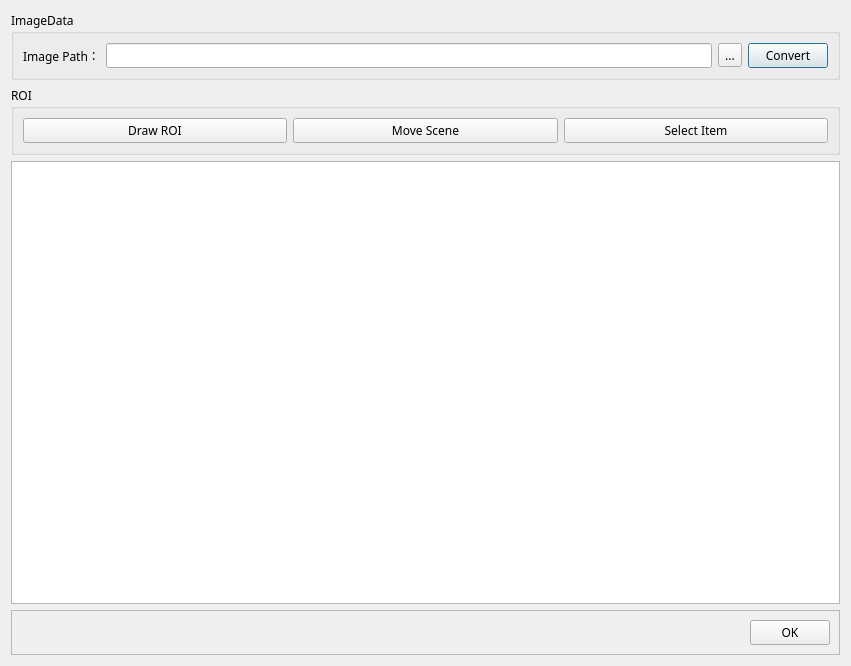
<?xml version="1.0" encoding="UTF-8"?>
<ui version="4.0">
 <class>TemplateDialog</class>
 <widget class="QDialog" name="TemplateDialog">
  <property name="windowModality">
   <enum>Qt::NonModal</enum>
  </property>
  <property name="geometry">
   <rect>
    <x>0</x>
    <y>0</y>
    <width>851</width>
    <height>666</height>
   </rect>
  </property>
  <property name="font">
   <font>
    <family>Microsoft YaHei</family>
   </font>
  </property>
  <property name="windowTitle">
   <string>TemplateDialog</string>
  </property>
  <property name="modal">
   <bool>false</bool>
  </property>
  <layout class="QGridLayout" name="gridLayout_4">
   <item row="0" column="0">
    <widget class="QGroupBox" name="groupBox">
     <property name="maximumSize">
      <size>
       <width>16777215</width>
       <height>150</height>
      </size>
     </property>
     <property name="title">
      <string>ImageData</string>
     </property>
     <layout class="QGridLayout" name="gridLayout">
      <item row="0" column="3">
       <widget class="QPushButton" name="Pb_Convert">
        <property name="text">
         <string>Convert</string>
        </property>
       </widget>
      </item>
      <item row="0" column="2">
       <widget class="QToolButton" name="Tb_Load">
        <property name="text">
         <string>...</string>
        </property>
       </widget>
      </item>
      <item row="0" column="0">
       <widget class="QLabel" name="label">
        <property name="text">
         <string>Image Path：</string>
        </property>
       </widget>
      </item>
      <item row="0" column="1">
       <widget class="QLineEdit" name="Le_FilePath"/>
      </item>
     </layout>
    </widget>
   </item>
   <item row="1" column="0">
    <widget class="QGroupBox" name="groupBox_2">
     <property name="title">
      <string>ROI</string>
     </property>
     <layout class="QGridLayout" name="gridLayout_3">
      <item row="0" column="0">
       <widget class="QPushButton" name="Pb_DrawROI">
        <property name="text">
         <string>Draw ROI</string>
        </property>
       </widget>
      </item>
      <item row="0" column="1">
       <widget class="QPushButton" name="Pb_Move">
        <property name="text">
         <string>Move Scene</string>
        </property>
       </widget>
      </item>
      <item row="0" column="2">
       <widget class="QPushButton" name="Pb_Choose">
        <property name="text">
         <string>Select Item</string>
        </property>
       </widget>
      </item>
     </layout>
    </widget>
   </item>
   <item row="2" column="0">
    <widget class="ScaleGraphicsView" name="graphicsView"/>
   </item>
   <item row="3" column="0">
    <widget class="QFrame" name="frame">
     <property name="maximumSize">
      <size>
       <width>16777215</width>
       <height>60</height>
      </size>
     </property>
     <property name="frameShape">
      <enum>QFrame::StyledPanel</enum>
     </property>
     <property name="frameShadow">
      <enum>QFrame::Raised</enum>
     </property>
     <layout class="QGridLayout" name="gridLayout_2">
      <item row="0" column="0">
       <spacer name="horizontalSpacer">
        <property name="orientation">
         <enum>Qt::Horizontal</enum>
        </property>
        <property name="sizeHint" stdset="0">
         <size>
          <width>477</width>
          <height>20</height>
         </size>
        </property>
       </spacer>
      </item>
      <item row="0" column="1">
       <widget class="QPushButton" name="Pb_OK">
        <property name="text">
         <string>OK</string>
        </property>
       </widget>
      </item>
     </layout>
    </widget>
   </item>
  </layout>
 </widget>
 <customwidgets>
  <customwidget>
   <class>ScaleGraphicsView</class>
   <extends>QGraphicsView</extends>
   <header>scalegraphicsview.h</header>
  </customwidget>
 </customwidgets>
 <resources/>
 <connections/>
</ui>
